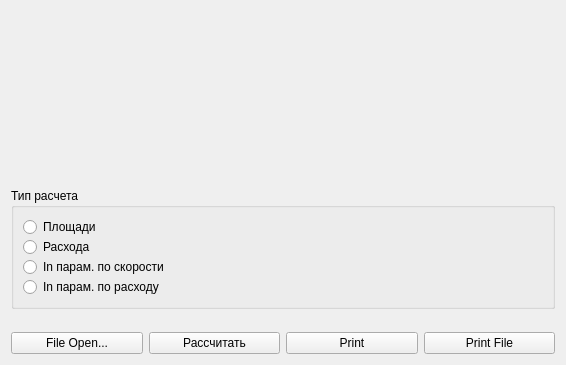
<?xml version="1.0" encoding="UTF-8"?>
<ui version="4.0">
 <class>Flow</class>
 <widget class="QWidget" name="Flow">
  <property name="geometry">
   <rect>
    <x>0</x>
    <y>0</y>
    <width>566</width>
    <height>365</height>
   </rect>
  </property>
  <property name="windowTitle">
   <string>Расчет истечения из сопла</string>
  </property>
  <layout class="QGridLayout" name="gridLayout">
   <item row="0" column="0">
    <layout class="QHBoxLayout" name="horizontalLayout">
     <property name="spacing">
      <number>0</number>
     </property>
     <item>
      <layout class="QVBoxLayout" name="verticalLayout">
       <property name="spacing">
        <number>0</number>
       </property>
       <item>
        <widget class="EnterBox" name="eBox_P_in">
         <property name="toolTip">
          <string>Давление на входе</string>
         </property>
         <property name="whatsThis">
          <string>Виджет EnterBox отображает давление на входе в сопло.</string>
         </property>
        </widget>
       </item>
       <item>
        <widget class="EnterBox" name="eBox_P_out">
         <property name="toolTip">
          <string>Давление на выходе</string>
         </property>
         <property name="whatsThis">
          <string>Виджет EnterBox отображает давление на выходе из сопла.</string>
         </property>
        </widget>
       </item>
       <item>
        <widget class="EnterBox" name="eBox_dP">
         <property name="toolTip">
          <string>Перепад давления</string>
         </property>
         <property name="whatsThis">
          <string>Виджет EnterBox отображает  перепад давления на сопле.</string>
         </property>
        </widget>
       </item>
       <item>
        <widget class="EnterBox" name="eBox_mu">
         <property name="toolTip">
          <string>Молекулярная масса</string>
         </property>
         <property name="whatsThis">
          <string>Виджет EnterBox отображает молекулярную массу газа, проходящего через сопло.</string>
         </property>
        </widget>
       </item>
      </layout>
     </item>
     <item>
      <layout class="QVBoxLayout" name="verticalLayout_2">
       <property name="spacing">
        <number>0</number>
       </property>
       <item>
        <widget class="EnterBox" name="eBox_T_in">
         <property name="toolTip">
          <string>Температура на входе в сопло</string>
         </property>
         <property name="whatsThis">
          <string>Виджет EnterBox отображает  температуру газа на входе в сопло.</string>
         </property>
        </widget>
       </item>
       <item>
        <widget class="EnterBox" name="eBox_T_out">
         <property name="toolTip">
          <string>Температура воздуха на выходе</string>
         </property>
         <property name="whatsThis">
          <string>Виджет EnterBox отображает  температуру газа на входе в сопло.</string>
         </property>
        </widget>
       </item>
       <item>
        <widget class="EnterBox" name="eBox_W_kritikal">
         <property name="toolTip">
          <string>Критическая скорость</string>
         </property>
         <property name="whatsThis">
          <string>Виджет EnterBox отображает критическую скорость газа.</string>
         </property>
        </widget>
       </item>
       <item>
        <widget class="EnterBox" name="eBox_k">
         <property name="toolTip">
          <string>Коэффициент адиабаты</string>
         </property>
         <property name="whatsThis">
          <string>Виджет EnterBox отображает коэффициент адиабаты.</string>
         </property>
        </widget>
       </item>
      </layout>
     </item>
    </layout>
   </item>
   <item row="1" column="0">
    <layout class="QHBoxLayout" name="horizontalLayout_2">
     <property name="spacing">
      <number>0</number>
     </property>
     <item>
      <widget class="QGroupBox" name="groupBox">
       <property name="sizePolicy">
        <sizepolicy hsizetype="Expanding" vsizetype="Preferred">
         <horstretch>0</horstretch>
         <verstretch>0</verstretch>
        </sizepolicy>
       </property>
       <property name="minimumSize">
        <size>
         <width>0</width>
         <height>0</height>
        </size>
       </property>
       <property name="toolTip">
        <string>Определяет тип рассчета.</string>
       </property>
       <property name="whatsThis">
        <string>Определяет тип расчета.</string>
       </property>
       <property name="title">
        <string>Тип расчета</string>
       </property>
       <layout class="QVBoxLayout">
        <property name="spacing">
         <number>0</number>
        </property>
        <property name="sizeConstraint">
         <enum>QLayout::SetMaximumSize</enum>
        </property>
        <property name="bottomMargin">
         <number>9</number>
        </property>
        <item>
         <widget class="QRadioButton" name="rB_Area">
          <property name="toolTip">
           <string>Расчет площади</string>
          </property>
          <property name="text">
           <string>Площади</string>
          </property>
         </widget>
        </item>
        <item>
         <widget class="QRadioButton" name="rB_Flow">
          <property name="toolTip">
           <string>Расчет расхода</string>
          </property>
          <property name="text">
           <string>Расхода</string>
          </property>
         </widget>
        </item>
        <item>
         <widget class="QRadioButton" name="rB_Pin_by_velocity">
          <property name="toolTip">
           <string>Расчет давления в точке входа по скорости на выходе</string>
          </property>
          <property name="text">
           <string>In парам. по скорости</string>
          </property>
         </widget>
        </item>
        <item>
         <widget class="QRadioButton" name="rB_Pin_by_flow">
          <property name="toolTip">
           <string>Расчет давления на входе по расходу через сопло</string>
          </property>
          <property name="text">
           <string>In парам. по расходу</string>
          </property>
         </widget>
        </item>
       </layout>
      </widget>
     </item>
     <item>
      <layout class="QVBoxLayout" name="verticalLayout_3">
       <property name="spacing">
        <number>0</number>
       </property>
       <item>
        <widget class="EnterBox" name="eBox_F">
         <property name="sizePolicy">
          <sizepolicy hsizetype="Minimum" vsizetype="Minimum">
           <horstretch>0</horstretch>
           <verstretch>0</verstretch>
          </sizepolicy>
         </property>
         <property name="toolTip">
          <string>Площадь сопла</string>
         </property>
         <property name="whatsThis">
          <string>The analog clock widget displays the current time.</string>
         </property>
        </widget>
       </item>
       <item>
        <widget class="EnterBox" name="eBox_W">
         <property name="sizePolicy">
          <sizepolicy hsizetype="Minimum" vsizetype="Minimum">
           <horstretch>0</horstretch>
           <verstretch>0</verstretch>
          </sizepolicy>
         </property>
         <property name="toolTip">
          <string>Скорость на выходе из сопла</string>
         </property>
         <property name="whatsThis">
          <string>The analog clock widget displays the current time.</string>
         </property>
        </widget>
       </item>
       <item>
        <widget class="EnterBox" name="eBox_G">
         <property name="sizePolicy">
          <sizepolicy hsizetype="Minimum" vsizetype="Minimum">
           <horstretch>0</horstretch>
           <verstretch>0</verstretch>
          </sizepolicy>
         </property>
         <property name="toolTip">
          <string>Расход через сопло</string>
         </property>
         <property name="whatsThis">
          <string>Виджет EnterBox отображает расход через сопло.</string>
         </property>
        </widget>
       </item>
       <item>
        <widget class="EnterBox" name="eBox_Gkr">
         <property name="toolTip">
          <string>The current time</string>
         </property>
         <property name="whatsThis">
          <string>The analog clock widget displays the current time.</string>
         </property>
        </widget>
       </item>
       <item>
        <widget class="EnterBox" name="eBox_Pout_kr">
         <property name="toolTip">
          <string>The current time</string>
         </property>
         <property name="whatsThis">
          <string>The analog clock widget displays the current time.</string>
         </property>
        </widget>
       </item>
      </layout>
     </item>
    </layout>
   </item>
   <item row="2" column="0">
    <layout class="QHBoxLayout" name="horizontalLayout_3">
     <property name="spacing">
      <number>6</number>
     </property>
     <item>
      <widget class="QPushButton" name="pB_FileOpen">
       <property name="text">
        <string>File Open...</string>
       </property>
      </widget>
     </item>
     <item>
      <widget class="QPushButton" name="pB_Culculate">
       <property name="text">
        <string>Рассчитать</string>
       </property>
      </widget>
     </item>
     <item>
      <widget class="QPushButton" name="pB_Print">
       <property name="text">
        <string>Print</string>
       </property>
      </widget>
     </item>
     <item>
      <widget class="QPushButton" name="pB_FilePrint">
       <property name="text">
        <string>Print File</string>
       </property>
      </widget>
     </item>
    </layout>
   </item>
  </layout>
 </widget>
 <customwidgets>
  <customwidget>
   <class>EnterBox</class>
   <extends>QWidget</extends>
   <header>EnterBox.h</header>
  </customwidget>
 </customwidgets>
 <resources/>
 <connections/>
</ui>
